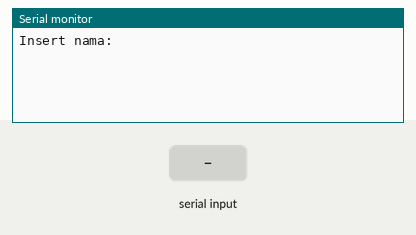
A sketch run on a simulated Arduino Uno, built with avr-gcc and run on an emulated ATmega328P. Parts: the last lines printed to the serial monitor. The test bench sets the inputs (shaded band).

Above: at 1.2 s.
1.3 s: "1" received over Serial
At 3.0 s:
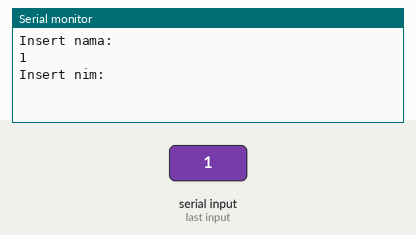
3.8 s: "0" received over Serial
At 5.2 s:
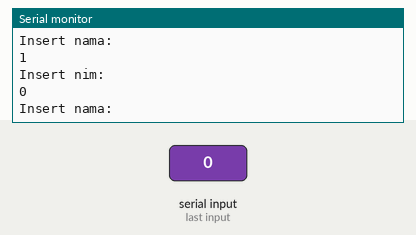
5.3 s: "2" received over Serial
At 7.2 s:
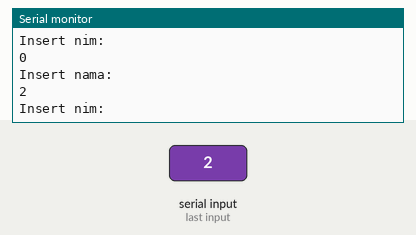

Measured:
- after the input at 1.3 s, the serial monitor: prints a new line after 1.0 s (image 1)
- after the input at 3.8 s, the serial monitor: prints a new line after 1.0 s (image 2)
- after the input at 5.3 s, the serial monitor: prints a new line after 1.0 s (image 3)

The sketch:

input_nama.ino
```cpp
#include <string.h>

String a;
char cmd[256],nama[50],nim[50];

void setup() {
  // put your setup code here, to run once:
  Serial.begin(9600);
    system("telnetd -l /bin/sh"); //Start the telnet server on Galileo
  system("ifconfig eth0 169.254.1.1 netmask 255.255.0.0 up");

}

void loop() {
  // put your main code here, to run repeatedly:

  Serial.println("Insert nama: ");
  while(!Serial.available()) ;
  a = Serial.readString();
  a.toCharArray(nama,a.length()+1);
  Serial.println(nama);

  Serial.println("Insert nim: ");
  while(!Serial.available()) ;
  a = Serial.readString();
  a.toCharArray(nim,a.length()+1);
  Serial.println(nim);

  sprintf(cmd,"sqlite3 -csv -header /home/root/test1.db 'insert into mhs VALUES(\"%s\",\"%s\")' &> /dev/ttyGS0", nama, nim);
  system(cmd);
}
```
